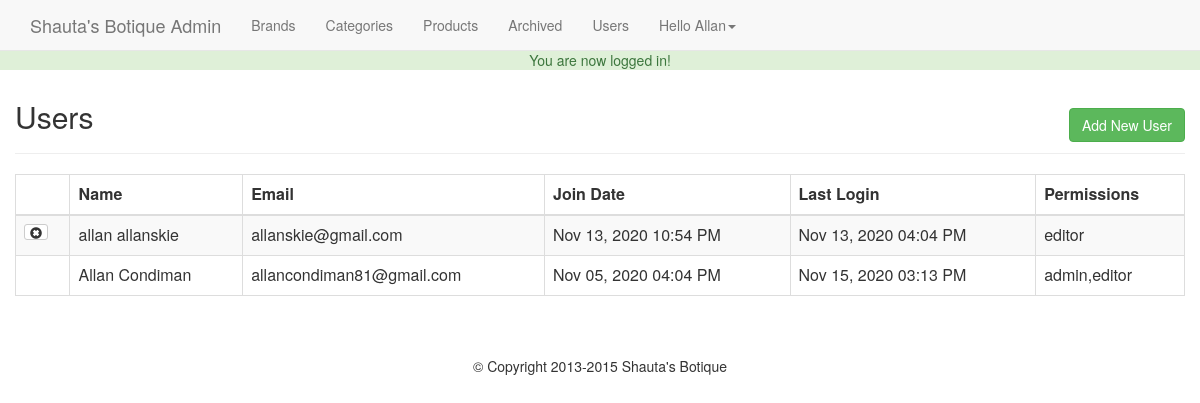
The page /admin/users.php (signed in) on the database its author committed.
### tables this page shows
CREATE TABLE `users` (
  `id` int(11) NOT NULL,
  `full_name` varchar(255) NOT NULL,
  `email` varchar(175) NOT NULL,
  `password` varchar(255) NOT NULL,
  `join_date` datetime NOT NULL DEFAULT current_timestamp(),
  `last_login` datetime NOT NULL,
  `permissions` varchar(255) NOT NULL
);

### helpers/helpers.php (called while the page is built, shortened)
<?php
function pretty_date($date){
	return date("M d, Y h:i A", strtotime($date));
}
?>

### admin/users.php (the view, shortened to what this page needs)
<?php
require_once '../core/init.php';
include 'includes/head.php';
include 'includes/navigation.php';
if (isset($_GET['add'])){
	$name = ((isset($_POST['name']))?sanitize($_POST['name']):'');
	$email = ((isset($_POST['email']))?sanitize($_POST['email']):'');
	$password = ((isset($_POST['password']))?sanitize($_POST['password']):'');
	$confirm = ((isset($_POST['confirm']))?sanitize($_POST['confirm']):'');
	$permissions = ((isset($_POST['permissions']))?sanitize($_POST['permissions']):'');
	$errors = array();
	if ($_POST) {
		$emailQuery = $db->query("SELECT * FROM users WHERE email = '$email'");
		$emailCount = mysqli_num_rows($emailQuery);
		if ($emailCount != 0) {
			$errors[] = 'That email already exists in our database';
		}
		$required = array('name', 'email', 'password', 'confirm', 'permissions');
		foreach ($required as $f) {
			if (empty($_POST[$f])) {
				$errors[] = 'You must fill out all fields';
				break;
			}
		}
		if (strlen($password) < 6) {
			$errors[] = 'Your password must be at least 6 characters';
		}
		if ($password != $confirm) {
			$errors[] = 'Your password do not match';
		}
		if (!filter_var($email,FILTER_VALIDATE_EMAIL)) {
			$errors[] = 'You must enter a valid email';
		}
		if (!empty($errors)) {
			echo display_errors($errors);
		}else{
			$hashed = password_hash($password, PASSWORD_DEFAULT);
			$db->query("INSERT INTO users (full_name,email,password,permissions) VALUES ('$name','$email','$hashed','$permissions')");
			$_SESSION['success_flash'] = 'User has been added!';
			header('Location: users.php');
		}
	}
	?>
	<h2 class="text-center">Add A New User</h2><hr>
	<form action="users.php?add=1" method="post">
		<div class="form-group col-md-6">
			<label for="name">Full Name:</label>
			<input type="text" name="name" id="name" class="form-control" value="<?= $name; ?>">
		</div>
		<div class="form-group col-md-6">
			<label for="email">Email:</label>
			<input type="text" name="email" id="email" class="form-control" value="<?= $email; ?>">
		</div>
		<div class="form-group col-md-6">
			<label for="password">Password:</label>
			<input type="password" name="password" id="password" class="form-control" value="<?= $password; ?>">
		</div>
		<div class="form-group col-md-6">
			<label for="confirm">Confirm Password:</label>
			<input type="password" name="confirm" id="confirm" class="form-control" value="<?= $confirm; ?>">
		</div>
		<div class="form-group col-md-6">
			<label for="name">Permissions:</label>
			<select class="form-control" name="permissions">
				<option value="<?=(($permissions =='')?' selected':''); ?>"></option>
				<option value="editor"<?=(($permissions =='editor')?' selected':''); ?>>Editor</option>
				<option value="admin,editor"<?=(($permissions =='admin,editor')?' selected':''); ?>>Admin</option>
			</select>
		</div>
		<div class="form-group col-md-6 text-right" style="margin-top: 25px;">
			<a href="users.php" class="btn btn-default">Cancel</a>
			<input type="submit" value="Add User" class="btn btn-primary">
		</div>
	</form>
	<?php
}else{
$userQuery = $db->query("SELECT * FROM users ORDER BY full_name");
?>
<h2>Users</h2>
<a href="users.php?add=1" class="btn btn-success pull-right" id="add-product-btn">Add New User</a>
<hr>
<table class="table table-bordered table-striped table-condesed">
	<thead><th></th><th>Name</th><th>Email</th><th>Join Date</th><th>Last Login</th><th>Permissions</th>
		<tbody>
			<?php while($user = mysqli_fetch_assoc($userQuery)): ?>
			<tr>
				<td>
					<?php if($user['id'] != $user_data['id']): ?>
						<a href="users.php?delete=<?= $user['id']; ?>" class="btn btn-default btn-xs"><span class="glyphicon glyphicon-remove-sign"></span></a>
					<?php endif; ?>
				</td>
				<td><?= $user['full_name']; ?></td>
				<td><?= $user['email']; ?></td>
				<td><?= pretty_date($user['join_date']); ?></td>
				<td><?= (($user['last_login'] == '0000-00-00 00:00:00')?'Never':pretty_date($user['last_login'])); ?></td>
				<td><?= $user['permissions']; ?></td>
			</tr>
		<?php endwhile; ?>
		</tbody>
	</thead>
</table>
<?php } include 'includes/footer.php'; ?>

### css/main.css (style rules this page uses)
body { padding-top: 50px; }
#add-product-btn { margin-top: -35px; }

### rows shown on the page
users: full_name "allan allanskie", email "allanskie@gmail.com", join_date "Nov 13, 2020 10:54 PM", last_login "Nov 13, 2020 04:04 PM", permissions "editor"
users: full_name "Allan Condiman", email "allancondiman81@gmail.com", join_date "Nov 05, 2020 04:04 PM", last_login "Nov 15, 2020 03:13 PM", permissions "admin,editor"

### other values the page prints
$_SESSION['success_flash'] "You are now logged in!"
$user_data['first'] "Allan"
